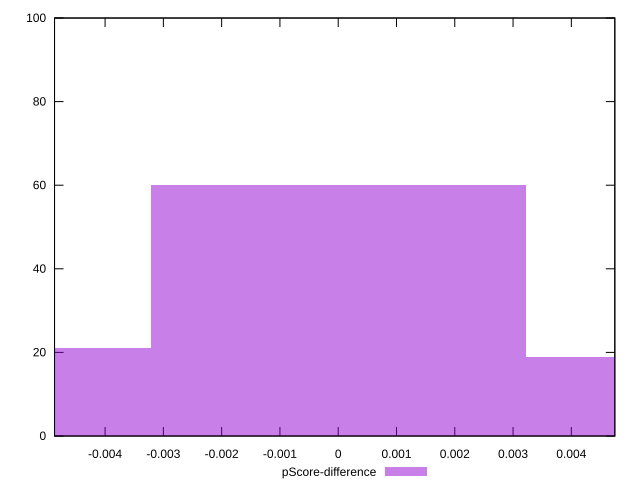

Write gnuplot code to recreate this figure.
reset

$pScoreDifference <<EOF
0 60
0.006434389796373722 19
-0.006434389796373722 21
EOF

set key outside below
set boxwidth 0.006434389796373722
set xrange [-0.004867360643376117:0.004746139924313275]
set yrange [0:100]
set trange [0:100]
set style fill transparent solid 0.5 noborder
set terminal svg size 640, 490 enhanced background rgb 'white'
set output "report_00009_2021-02-08T22-37-41.559Z/first-meaningful-paint/samples/pages+cached+noadtech+nomedia/pScore-difference/histogram.svg"

plot $pScoreDifference title "pScore-difference" with boxes

reset
